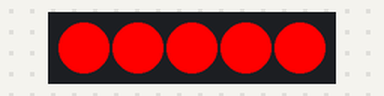
Simulated run of this program. Board: ESP32 board running MicroPython. Parts: 5 RGB LEDs in strip order, left to right. Dim RGB values are drawn brighter than linear.

Above: at 0.5 s.
At 5.0 s:
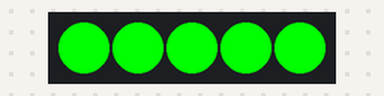
At 12.5 s:
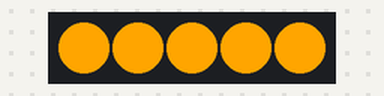
At 18.5 s:
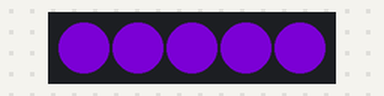
At 28.57 s:
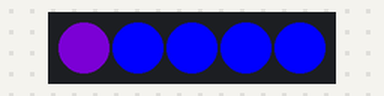
At 38.0 s:
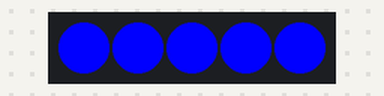
Timing chart, 0 to 40.0 s (numbered marks = the images above):
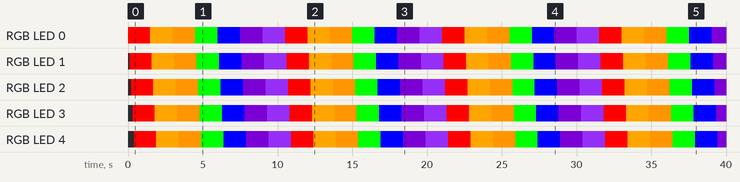

The program:

main.py
```python
#导入Pin模块
from machine import Pin
from neopixel import NeoPixel
import time


#定义RGB控制对象
#控制引脚为16，RGB灯串联5个
pin=16
rgb_num=5
rgb_led=NeoPixel(Pin(pin,Pin.OUT),rgb_num)

#定义RGB颜色
RED = (255, 0, 0)
ORANGE = (255, 165, 0)
YELLOW = (255, 150, 0)
GREEN = (0, 255, 0)
BLUE = (0, 0, 255)
INDIGO = (75, 0, 130)
VIOLET = (138, 43, 226)
COLORS = (RED, ORANGE, YELLOW, GREEN, BLUE, INDIGO, VIOLET)

#程序入口
if __name__=="__main__":

    while True:
        for color in COLORS:
            for i in range(rgb_num):
                rgb_led[i]=(color[0], color[1], color[2])
                rgb_led.write()
                time.sleep_ms(100)
            time.sleep_ms(1000)
```

Measured:
- by itself, RGB LED 0–4: repeats every 10.5 s: RGB(255, 165, 0) 1.5 s, RGB(255, 150, 0) 1.5 s, RGB(0, 255, 0) 1.5 s, RGB(0, 0, 255) 1.5 s, RGB(75, 0, 130) 1.5 s, RGB(138, 43, 226) 1.5 s, RGB(255, 0, 0) 1.5 s
- what the display in image 0 shows lasts 1.1 s, from 0.4 s to 1.5 s
